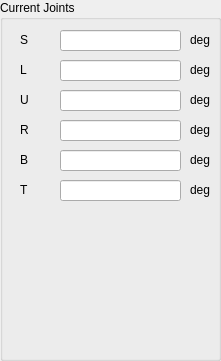
     <widget class="QGroupBox" name="grBoxCurrentPosition_2">
      <property name="geometry">
       <rect>
        <x>610</x>
        <y>30</y>
        <width>221</width>
        <height>361</height>
       </rect>
      </property>
      <property name="title">
       <string>Current Joints</string>
      </property>
      <widget class="QLabel" name="lblX_4">
       <property name="geometry">
        <rect>
         <x>20</x>
         <y>30</y>
         <width>21</width>
         <height>20</height>
        </rect>
       </property>
       <property name="text">
        <string>S</string>
       </property>
      </widget>
      <widget class="QLabel" name="lblY_4">
       <property name="geometry">
        <rect>
         <x>20</x>
         <y>60</y>
         <width>21</width>
         <height>20</height>
        </rect>
       </property>
       <property name="text">
        <string>L</string>
       </property>
      </widget>
      <widget class="QLabel" name="lblZ_4">
       <property name="geometry">
        <rect>
         <x>20</x>
         <y>90</y>
         <width>21</width>
         <height>20</height>
        </rect>
       </property>
       <property name="text">
        <string>U</string>
       </property>
      </widget>
      <widget class="QLabel" name="lblRoll_4">
       <property name="geometry">
        <rect>
         <x>20</x>
         <y>120</y>
         <width>31</width>
         <height>20</height>
        </rect>
       </property>
       <property name="text">
        <string>R</string>
       </property>
      </widget>
      <widget class="QLabel" name="lblPitch_4">
       <property name="geometry">
        <rect>
         <x>20</x>
         <y>150</y>
         <width>41</width>
         <height>20</height>
        </rect>
       </property>
       <property name="text">
        <string>B</string>
       </property>
      </widget>
      <widget class="QLabel" name="lblYaw_4">
       <property name="geometry">
        <rect>
         <x>20</x>
         <y>180</y>
         <width>31</width>
         <height>20</height>
        </rect>
       </property>
       <property name="text">
        <string>T</string>
       </property>
      </widget>
      <widget class="QLineEdit" name="txtBoxJ1">
       <property name="geometry">
        <rect>
         <x>60</x>
         <y>30</y>
         <width>121</width>
         <height>21</height>
        </rect>
       </property>
       <property name="text">
        <string/>
       </property>
      </widget>
      <widget class="QLineEdit" name="txtBoxJ2">
       <property name="geometry">
        <rect>
         <x>60</x>
         <y>60</y>
         <width>121</width>
         <height>21</height>
        </rect>
       </property>
       <property name="text">
        <string/>
       </property>
      </widget>
      <widget class="QLineEdit" name="txtBoxJ3">
       <property name="geometry">
        <rect>
         <x>60</x>
         <y>90</y>
         <width>121</width>
         <height>21</height>
        </rect>
       </property>
       <property name="text">
        <string/>
       </property>
      </widget>
      <widget class="QLineEdit" name="txtBoxJ4">
       <property name="geometry">
        <rect>
         <x>60</x>
         <y>120</y>
         <width>121</width>
         <height>21</height>
        </rect>
       </property>
       <property name="text">
        <string/>
       </property>
      </widget>
      <widget class="QLineEdit" name="txtBoxJ5">
       <property name="geometry">
        <rect>
         <x>60</x>
         <y>150</y>
         <width>121</width>
         <height>21</height>
        </rect>
       </property>
       <property name="text">
        <string/>
       </property>
      </widget>
      <widget class="QLineEdit" name="txtBoxJ6">
       <property name="geometry">
        <rect>
         <x>60</x>
         <y>180</y>
         <width>121</width>
         <height>21</height>
        </rect>
       </property>
       <property name="text">
        <string/>
       </property>
      </widget>
      <widget class="QLabel" name="label_26">
       <property name="geometry">
        <rect>
         <x>190</x>
         <y>30</y>
         <width>31</width>
         <height>20</height>
        </rect>
       </property>
       <property name="text">
        <string>deg</string>
       </property>
      </widget>
      <widget class="QLabel" name="label_27">
       <property name="geometry">
        <rect>
         <x>190</x>
         <y>60</y>
         <width>31</width>
         <height>20</height>
        </rect>
       </property>
       <property name="text">
        <string>deg</string>
       </property>
      </widget>
      <widget class="QLabel" name="label_28">
       <property name="geometry">
        <rect>
         <x>190</x>
         <y>90</y>
         <width>31</width>
         <height>20</height>
        </rect>
       </property>
       <property name="text">
        <string>deg</string>
       </property>
      </widget>
      <widget class="QLabel" name="label_29">
       <property name="geometry">
        <rect>
         <x>190</x>
         <y>120</y>
         <width>31</width>
         <height>20</height>
        </rect>
       </property>
       <property name="text">
        <string>deg</string>
       </property>
      </widget>
      <widget class="QLabel" name="label_40">
       <property name="geometry">
        <rect>
         <x>190</x>
         <y>150</y>
         <width>31</width>
         <height>20</height>
        </rect>
       </property>
       <property name="text">
        <string>deg</string>
       </property>
      </widget>
      <widget class="QLabel" name="label_41">
       <property name="geometry">
        <rect>
         <x>190</x>
         <y>180</y>
         <width>31</width>
         <height>20</height>
        </rect>
       </property>
       <property name="text">
        <string>deg</string>
       </property>
      </widget>
     </widget>
